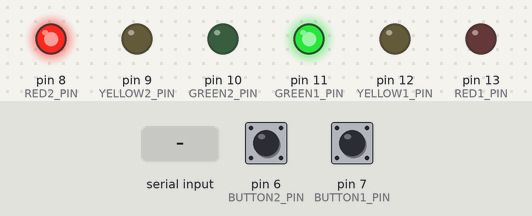
A sketch run on a simulated Arduino Uno, built with avr-gcc and run on an emulated ATmega328P. Shown: output pins drawn as LEDs (lit = HIGH). The test bench sets the inputs (shaded band); at power-on: pin 7 (BUTTON1_PIN) HIGH, pin 6 (BUTTON2_PIN) HIGH. What the sketch prints to the serial monitor is not drawn.

Above: at 1.6 s.
1.7 s: "E" received over Serial
At 2.9 s:
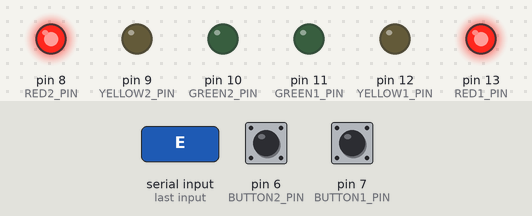
3.2 s: byte 83 ('S') received over Serial
At 3.5 s:
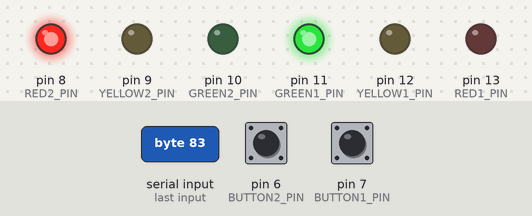
4.7 s: pin 7 (BUTTON1_PIN) pulled LOW for 0.15 s
6.3 s: byte 86 ('V') received over Serial
7.8 s: "1" received over Serial
10.8 s: "R" received over Serial
At 13.5 s:
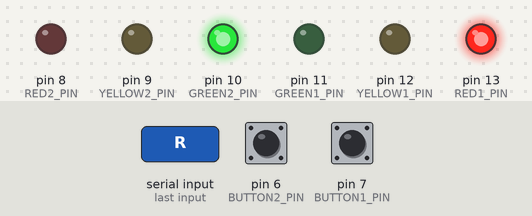
At 23.5 s:
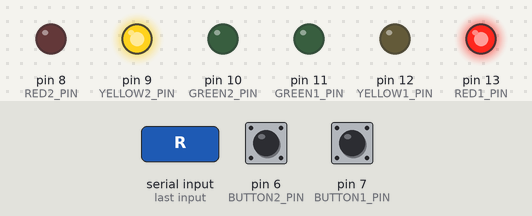
Timing chart, 0 to 46.7 s (numbered marks = the images above; inputs shaded):
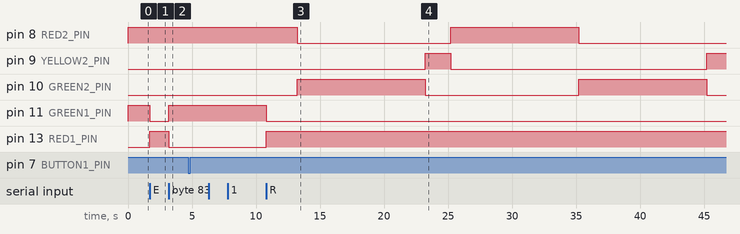

The sketch:

traffic_controller.ino
```cpp
// Smart Traffic Light Controller — manages two intersections with vehicle detection

// --- Pin assignments for Intersection 1 ---
#define RED1_PIN    13
#define YELLOW1_PIN 12
#define GREEN1_PIN  11
#define BUTTON1_PIN 7

// --- Pin assignments for Intersection 2 ---
#define RED2_PIN    8
#define YELLOW2_PIN 9
#define GREEN2_PIN  10
#define BUTTON2_PIN 6

// Timing values in milliseconds
#define GREEN_BASE    10000
#define GREEN_MEDIUM  12000
#define GREEN_HIGH    15000
#define YELLOW_TIME    2000
#define RED_BASE      10000
#define DEBOUNCE_MS    200

// Enum must come before structs and prototypes so the compiler knows the type
enum LightState {
  STATE_RED,
  STATE_YELLOW,
  STATE_GREEN
};

// Struct holds all data for one intersection — pins, state, timing, and counters
struct Intersection {
  int           id;
  int           redPin;
  int           yellowPin;
  int           greenPin;
  int           buttonPin;
  LightState    currentState;
  unsigned long stateStartTime;
  unsigned long greenDuration;
  unsigned long yellowDuration;
  unsigned long redDuration;
  int           vehicleCount;           // vehicles counted in the current green phase
  int           totalVehiclesProcessed; // running total since power-on
  unsigned long lastButtonPress;        // used to debounce the button without delay()
  bool          emergencyOverride;
  bool          manualMode;
};

// Struct holds system-wide statistics logged to Serial
struct TrafficStats {
  int           totalVehicles;
  unsigned long systemStartTime;
  int           manualOverrides;
  int           emergencyEvents;
  int           cyclesCompleted;
};

// Global pointers — allocated on the heap with new so dynamic memory is demonstrated
Intersection* intersection1    = nullptr;
Intersection* intersection2    = nullptr;
TrafficStats* stats            = nullptr;
unsigned long lastSerialUpdate = 0;
bool          systemActive     = true;

// Function prototypes — declared here so they can be called before their definitions
void setupPins(Intersection* inter);
void allOff(Intersection* inter);
void setLightState(Intersection* inter, LightState newState);
void updateIntersection(Intersection* inter);
void checkVehiclePresence(Intersection* inter);
void handleSerialCommands();
void printSystemStatus();
void printDetailedStats();
void printMenu();
void printManualMenu(int id);
void printState(LightState state);
void emergencyStop();
void resetSystem();

void setup() {
  Serial.begin(9600);
  Serial.println(F("Smart Traffic Light Controller"));
  Serial.println(F("Initializing..."));

  // Allocate intersection and stats objects on the heap
  intersection1 = new Intersection;
  intersection2 = new Intersection;
  stats         = new TrafficStats;

  // Intersection 1 starts on GREEN so the two intersections run opposite phases
  intersection1->id                     = 1;
  intersection1->redPin                 = RED1_PIN;
  intersection1->yellowPin              = YELLOW1_PIN;
  intersection1->greenPin               = GREEN1_PIN;
  intersection1->buttonPin              = BUTTON1_PIN;
  intersection1->currentState           = STATE_GREEN;
  intersection1->stateStartTime         = millis();
  intersection1->greenDuration          = GREEN_BASE;
  intersection1->yellowDuration         = YELLOW_TIME;
  intersection1->redDuration            = RED_BASE;
  intersection1->vehicleCount           = 0;
  intersection1->totalVehiclesProcessed = 0;
  intersection1->lastButtonPress        = 0;
  intersection1->emergencyOverride      = false;
  intersection1->manualMode             = false;

  // Intersection 2 starts on RED — opposite to intersection 1
  intersection2->id                     = 2;
  intersection2->redPin                 = RED2_PIN;
  intersection2->yellowPin              = YELLOW2_PIN;
  intersection2->greenPin               = GREEN2_PIN;
  intersection2->buttonPin              = BUTTON2_PIN;
  intersection2->currentState           = STATE_RED;
  intersection2->stateStartTime         = millis();
  intersection2->greenDuration          = GREEN_BASE;
  intersection2->yellowDuration         = YELLOW_TIME;
  intersection2->redDuration            = RED_BASE;
  intersection2->vehicleCount           = 0;
  intersection2->totalVehiclesProcessed = 0;
  intersection2->lastButtonPress        = 0;
  intersection2->emergencyOverride      = false;
  intersection2->manualMode             = false;

  // Zero out all statistics counters
  stats->totalVehicles   = 0;
  stats->systemStartTime = millis();
  stats->manualOverrides = 0;
  stats->emergencyEvents = 0;
  stats->cyclesCompleted = 0;

  setupPins(intersection1);
  setupPins(intersection2);
  setLightState(intersection1, STATE_GREEN);
  setLightState(intersection2, STATE_RED);

  Serial.println(F("System Ready!"));
  printMenu();
}

void loop() {
  if (systemActive) {
    // Run the state machine for each intersection every loop tick
    updateIntersection(intersection1);
    updateIntersection(intersection2);

    // Check if either button has been pressed to log a vehicle
    checkVehiclePresence(intersection1);
    checkVehiclePresence(intersection2);

    // Print a short status line every 2 seconds without blocking
    if (millis() - lastSerialUpdate >= 2000) {
      printSystemStatus();
      lastSerialUpdate = millis();
    }
  }

  // Serial commands are always checked, even during emergency pause
  handleSerialCommands();
}

void setupPins(Intersection* inter) {
  pinMode(inter->redPin,    OUTPUT);
  pinMode(inter->yellowPin, OUTPUT);
  pinMode(inter->greenPin,  OUTPUT);
  pinMode(inter->buttonPin, INPUT_PULLUP); // INPUT_PULLUP means no external resistor needed
}

// Turn all three LEDs off before switching — prevents two lights being on at once
void allOff(Intersection* inter) {
  digitalWrite(inter->redPin,    LOW);
  digitalWrite(inter->yellowPin, LOW);
  digitalWrite(inter->greenPin,  LOW);
}

void setLightState(Intersection* inter, LightState newState) {
  allOff(inter); // always clear first for safety

  switch (newState) {
    case STATE_RED:    digitalWrite(inter->redPin,    HIGH); break;
    case STATE_YELLOW: digitalWrite(inter->yellowPin, HIGH); break;
    case STATE_GREEN:  digitalWrite(inter->greenPin,  HIGH); break;
  }

  inter->currentState   = newState;
  inter->stateStartTime = millis();
}

// Non-blocking state machine — uses millis() so the loop never stalls
void updateIntersection(Intersection* inter) {
  if (inter->manualMode) return; // manual mode disables auto cycling

  unsigned long elapsed = millis() - inter->stateStartTime;

  switch (inter->currentState) {
    case STATE_GREEN:
      if (elapsed >= inter->greenDuration)
        setLightState(inter, STATE_YELLOW);
      break;

    case STATE_YELLOW:
      if (elapsed >= inter->yellowDuration)
        setLightState(inter, STATE_RED);
      break;

    case STATE_RED:
      if (elapsed >= inter->redDuration) {
        inter->vehicleCount = 0; // reset count for the new green cycle
        stats->cyclesCompleted++;
        setLightState(inter, STATE_GREEN);
      }
      break;
  }
}

// Each button press counts as one vehicle — only registered during green phase
void checkVehiclePresence(Intersection* inter) {
  if (inter->currentState != STATE_GREEN) return;

  if (digitalRead(inter->buttonPin) == LOW) {
    unsigned long now = millis();

    // Ignore bounces within the debounce window — no delay() needed
    if (now - inter->lastButtonPress < DEBOUNCE_MS) return;
    inter->lastButtonPress = now;

    inter->vehicleCount++;
    inter->totalVehiclesProcessed++;
    stats->totalVehicles++;

    Serial.print(F("Vehicle at Intersection "));
    Serial.print(inter->id);
    Serial.print(F(" | This cycle: "));
    Serial.print(inter->vehicleCount);
    Serial.print(F(" | Lifetime total: "));
    Serial.println(inter->totalVehiclesProcessed);

    // Extend green time automatically based on how busy the intersection is
    if (inter->vehicleCount > 8) {
      inter->greenDuration = GREEN_HIGH;
      Serial.println(F("  -> Heavy traffic: green extended to 15s"));
    } else if (inter->vehicleCount > 3) {
      inter->greenDuration = GREEN_MEDIUM;
      Serial.println(F("  -> Medium traffic: green extended to 12s"));
    } else {
      inter->greenDuration = GREEN_BASE;
    }
  }
}

void handleSerialCommands() {
  if (Serial.available() == 0) return;

  char command = Serial.read();
  while (Serial.available()) Serial.read(); // flush remaining characters

  switch (command) {
    case '1':
      intersection1->manualMode = !intersection1->manualMode;
      stats->manualOverrides++;
      Serial.print(F("Intersection 1 manual mode: "));
      Serial.println(intersection1->manualMode ? F("ON") : F("OFF"));
      if (intersection1->manualMode) printManualMenu(1);
      break;

    case '2':
      intersection2->manualMode = !intersection2->manualMode;
      stats->manualOverrides++;
      Serial.print(F("Intersection 2 manual mode: "));
      Serial.println(intersection2->manualMode ? F("ON") : F("OFF"));
      if (intersection2->manualMode) printManualMenu(2);
      break;

    case 'R': case 'r':
      if (intersection1->manualMode) { setLightState(intersection1, STATE_RED);    Serial.println(F("Int1 -> RED"));    }
      if (intersection2->manualMode) { setLightState(intersection2, STATE_RED);    Serial.println(F("Int2 -> RED"));    }
      break;

    case 'G': case 'g':
      if (intersection1->manualMode) { setLightState(intersection1, STATE_GREEN);  Serial.println(F("Int1 -> GREEN"));  }
      if (intersection2->manualMode) { setLightState(intersection2, STATE_GREEN);  Serial.println(F("Int2 -> GREEN"));  }
      break;

    case 'Y': case 'y':
      if (intersection1->manualMode) { setLightState(intersection1, STATE_YELLOW); Serial.println(F("Int1 -> YELLOW")); }
      if (intersection2->manualMode) { setLightState(intersection2, STATE_YELLOW); Serial.println(F("Int2 -> YELLOW")); }
      break;

    case 'E': case 'e': emergencyStop();     break;
    case 'S': case 's': resetSystem();       break;
    case 'M': case 'm': printMenu();         break;
    case 'V': case 'v': printDetailedStats(); break;

    default:
      Serial.println(F("Unknown command. Send M for menu."));
      break;
  }
}

// Puts all lights red and pauses the system — operator must send S to resume
void emergencyStop() {
  Serial.println(F("\n!!! EMERGENCY STOP ACTIVATED !!!"));
  stats->emergencyEvents++;
  setLightState(intersection1, STATE_RED);
  setLightState(intersection2, STATE_RED);
  systemActive = false;
  Serial.println(F("All lights RED. System paused. Send S to resume."));
}

void resetSystem() {
  Serial.println(F("\nResetting system..."));
  systemActive = true;

  intersection1->vehicleCount  = 0;
  intersection1->manualMode    = false;
  intersection1->greenDuration = GREEN_BASE;

  intersection2->vehicleCount  = 0;
  intersection2->manualMode    = false;
  intersection2->greenDuration = GREEN_BASE;

  // Reset stats but keep emergency event count for audit purposes
  stats->totalVehicles   = 0;
  stats->systemStartTime = millis();
  stats->cyclesCompleted = 0;

  setLightState(intersection1, STATE_GREEN);
  setLightState(intersection2, STATE_RED);

  Serial.println(F("Reset complete!"));
  printMenu();
}

void printSystemStatus() {
  Serial.println(F("\n--- Status ---"));

  Serial.print(F("Int1 ["));
  printState(intersection1->currentState);
  Serial.print(F("] Vehicles: "));
  Serial.print(intersection1->vehicleCount);
  Serial.print(F(" Total: "));
  Serial.print(intersection1->totalVehiclesProcessed);
  Serial.print(F(" Green: "));
  Serial.print(intersection1->greenDuration / 1000);
  Serial.print(F("s"));
  Serial.println(intersection1->manualMode ? F(" [MANUAL]") : F(" [AUTO]"));

  Serial.print(F("Int2 ["));
  printState(intersection2->currentState);
  Serial.print(F("] Vehicles: "));
  Serial.print(intersection2->vehicleCount);
  Serial.print(F(" Total: "));
  Serial.print(intersection2->totalVehiclesProcessed);
  Serial.print(F(" Green: "));
  Serial.print(intersection2->greenDuration / 1000);
  Serial.print(F("s"));
  Serial.println(intersection2->manualMode ? F(" [MANUAL]") : F(" [AUTO]"));

  Serial.print(F("All-time vehicles: "));
  Serial.print(stats->totalVehicles);
  Serial.print(F(" | Cycles: "));
  Serial.println(stats->cyclesCompleted);
}

void printDetailedStats() {
  unsigned long uptime = (millis() - stats->systemStartTime) / 1000;
  Serial.println(F("\n=== Detailed Statistics ==="));
  Serial.print(F("Uptime: "));
  Serial.print(uptime / 60);
  Serial.print(F(" min "));
  Serial.print(uptime % 60);
  Serial.println(F(" sec"));
  Serial.print(F("Total vehicles processed : ")); Serial.println(stats->totalVehicles);
  Serial.print(F("Total cycles completed   : ")); Serial.println(stats->cyclesCompleted);
  Serial.print(F("Manual overrides issued  : ")); Serial.println(stats->manualOverrides);
  Serial.print(F("Emergency events         : ")); Serial.println(stats->emergencyEvents);
  Serial.println(F("\nIntersection 1:"));
  Serial.print(F("  Vehicles this cycle : ")); Serial.println(intersection1->vehicleCount);
  Serial.print(F("  Lifetime vehicles   : ")); Serial.println(intersection1->totalVehiclesProcessed);
  Serial.print(F("  Current green time  : ")); Serial.print(intersection1->greenDuration / 1000); Serial.println(F("s"));
  Serial.println(F("Intersection 2:"));
  Serial.print(F("  Vehicles this cycle : ")); Serial.println(intersection2->vehicleCount);
  Serial.print(F("  Lifetime vehicles   : ")); Serial.println(intersection2->totalVehiclesProcessed);
  Serial.print(F("  Current green time  : ")); Serial.print(intersection2->greenDuration / 1000); Serial.println(F("s"));
}

void printMenu() {
  Serial.println(F("\n=== Smart Traffic Controller ==="));
  Serial.println(F("1   Toggle manual mode — Intersection 1"));
  Serial.println(F("2   Toggle manual mode — Intersection 2"));
  Serial.println(F("R   Set RED    (manual intersections only)"));
  Serial.println(F("G   Set GREEN  (manual intersections only)"));
  Serial.println(F("Y   Set YELLOW (manual intersections only)"));
  Serial.println(F("E   Emergency stop — all RED"));
  Serial.println(F("S   Reset system"));
  Serial.println(F("V   View detailed statistics"));
  Serial.println(F("M   Show this menu"));
  Serial.println(F("================================\n"));
}

void printManualMenu(int id) {
  Serial.print(F("Manual mode ON — Intersection "));
  Serial.println(id);
  Serial.println(F("Commands: R=Red  G=Green  Y=Yellow"));
}

void printState(LightState state) {
  switch (state) {
    case STATE_RED:    Serial.print(F("RED")); break;
    case STATE_YELLOW: Serial.print(F("YEL")); break;
    case STATE_GREEN:  Serial.print(F("GRN")); break;
  }
}
```

Measured:
- after the input at 1.7 s, pin 11 (GREEN1_PIN): HIGH → LOW at once; pin 13 (RED1_PIN): LOW → HIGH at once
- after the input at 3.2 s, pin 11 (GREEN1_PIN): LOW → HIGH at once; pin 13 (RED1_PIN): HIGH → LOW at once
- after the input at 4.7 s, every drawn part: stays the same
- after the input at 6.3 s, every drawn part: stays the same
- after the input at 7.8 s, every drawn part: stays the same
- after the input at 10.8 s, pin 11 (GREEN1_PIN): HIGH → LOW at once; pin 13 (RED1_PIN): LOW → HIGH at once
- by itself, pin 10 (GREEN2_PIN): alternates HIGH for 10.0 s and LOW for 12.0 s
